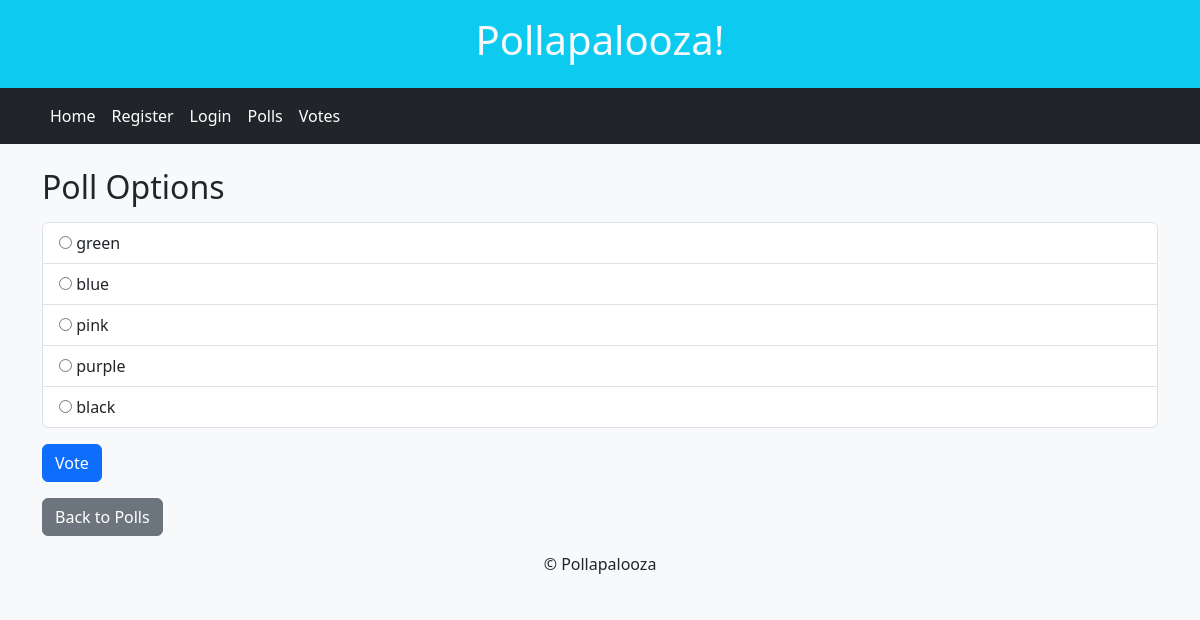
/polls/2, run on the app's committed database.
### tables this page shows
CREATE TABLE poll_options (
            id INTEGER PRIMARY KEY,
            poll_id INTEGER,
            option_text TEXT NOT NULL
        );

### app.py (the view)
@app.route('/polls/<int:poll_id>')
def view_poll(poll_id):
    user_id = session.get('user_id')
    options = db.get_poll_options(poll_id)
    user_has_voted = db.has_user_voted(user_id, poll_id)
    return render_template('view_poll.html', user_has_voted=user_has_voted, poll_id=poll_id, options=options)

### app.py (called while the page is built)
@app.context_processor
def inject_db_functions():
    def get_vote_count(option_id):
        return db.get_vote_count(option_id)
    return dict(
        get_vote_count=get_vote_count
    )

### db.py (called while the page is built)
def get_db():
    conn = sqlite3.connect(DATABASE)
    return conn

def get_poll_options(poll_id):
    conn = get_db()
    cursor = conn.cursor()
    cursor.execute("SELECT id, option_text FROM poll_options WHERE poll_id=?", (poll_id,))
    options = cursor.fetchall()
    conn.close()
    return options

def has_user_voted(user_id, poll_id):
    conn = get_db()
    cursor = conn.cursor()
    cursor.execute("SELECT id FROM votes WHERE user_id = ? AND poll_id = ?", (user_id, poll_id))
    result = cursor.fetchone() is not None
    conn.close()
    return result

### templates/view_poll.html (shortened to what this page needs)
{% extends "base.html" %}
{% block content %}
    <h2 class="mb-3">Poll Options</h2>
    {% if user_has_voted %}
        <div class="alert alert-success">
            Thank you for voting in this poll. Your vote has been received.
        </div>
    {% else %}
        <form method="post" action="{{ url_for('vote', poll_id=poll_id) }}" class="needs-validation" novalidate>
            <ul class="list-group">
                {% for option in options %}
                    <li class="list-group-item">
                        <label>
                            <input type="radio" name="option_id" value="{{ option[0] }}"> {{ option[1] }}
                        </label>
                    </li>
                {% endfor %}
            </ul>
            <button type="submit" class="btn btn-primary mt-3">Vote</button>
        </form>
    {% endif %}
    <a href="{{ url_for('list_polls') }}" class="btn btn-secondary mt-3">Back to Polls</a>
{% endblock %}

### data on the page
poll_options: option_text "green"
poll_options: option_text "blue"
poll_options: option_text "pink"
poll_options: option_text "purple"
poll_options: option_text "black"
